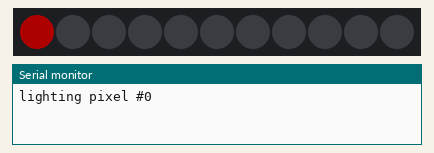
This sketch was run on a simulated Arduino Uno, built with avr-gcc and run on an emulated ATmega328P. Parts: 11 RGB LEDs in strip order, left to right, the last lines printed to the serial monitor. Dim RGB values are drawn brighter than linear; the strip is taken to match the declared colour order.

Above: at 0.1 s.
At 0.6 s:
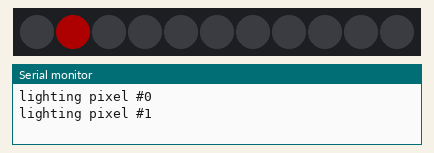
At 1.1 s:
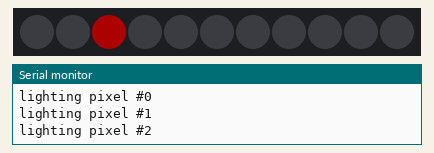
At 2.6 s:
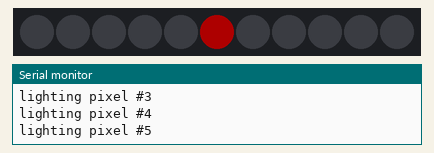
At 3.6 s:
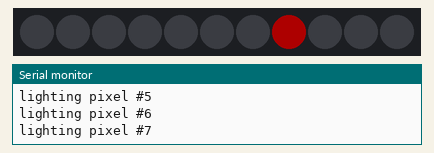
At 5.1 s:
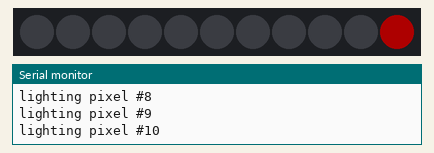

Measured:
- by itself, everything shown: repeats every 5.5 s, in 11 steps
- what the display in image 1 shows lasts 0.5 s, from 0.5 s to 1.0 s

The sketch:

for_loop_example.ino
```cpp
#include <Adafruit_NeoPixel.h>

#define ONBOARD_NEOPIXEL 8
#define NEOPIXEL_STRIP 9
#define STRIP_LENGTH 11

Adafruit_NeoPixel strip = Adafruit_NeoPixel(STRIP_LENGTH, NEOPIXEL_STRIP, NEO_RGB);

int step = 32767 / (STRIP_LENGTH - 1);

void setup() {
  Serial.begin(9600);

  strip.begin();
  strip.setBrightness(50);
  strip.show();
}

void loop() {

  for (int i = 0; i < STRIP_LENGTH; i++) {
    strip.clear();
    strip.setPixelColor(i , strip.Color(255, 0, 0));
    Serial.print("lighting pixel #");
    Serial.println(i);

    strip.show();
    delay(500);
  }
}
```
